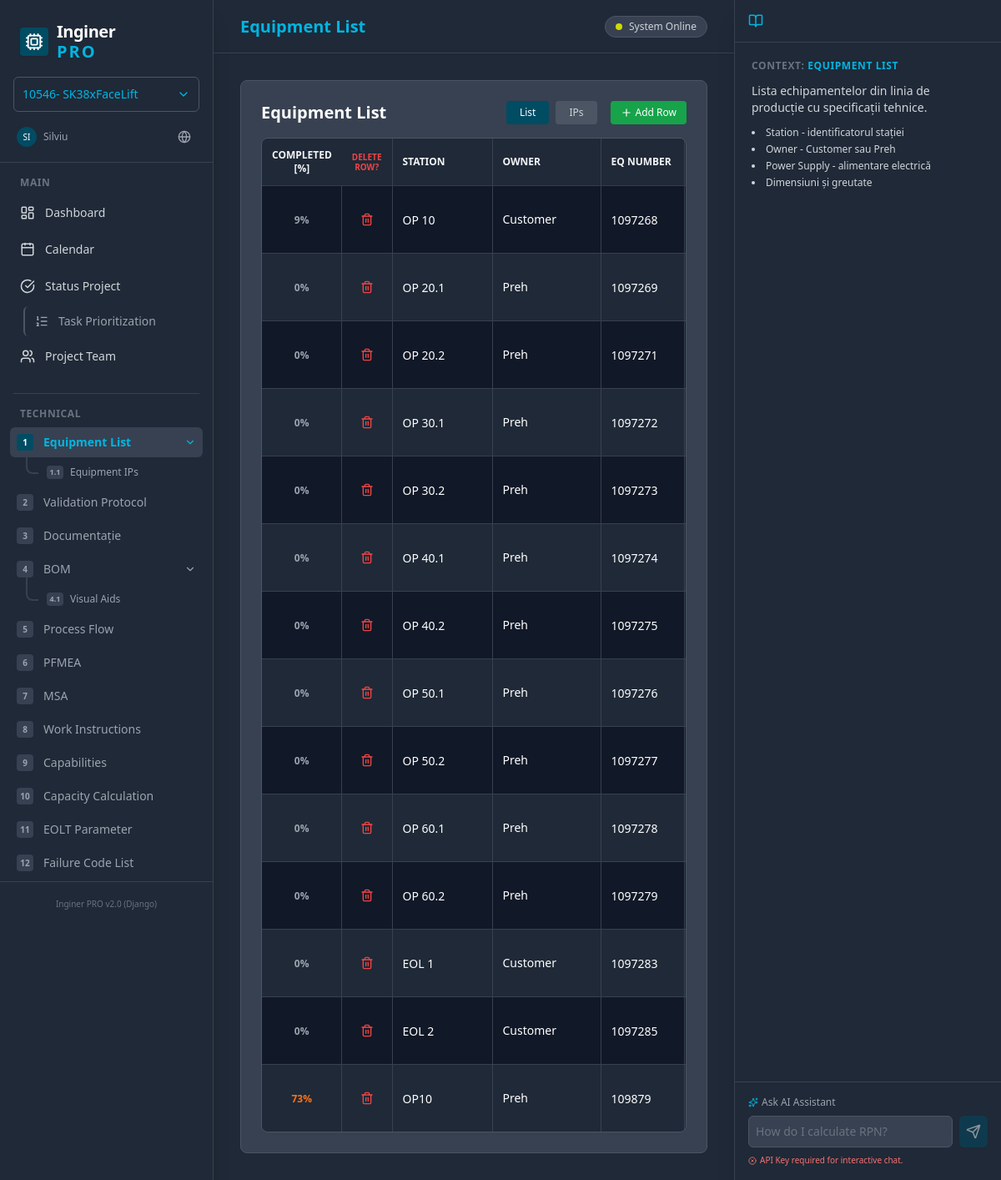
/equipment/, run on an earlier commit of the app's database.
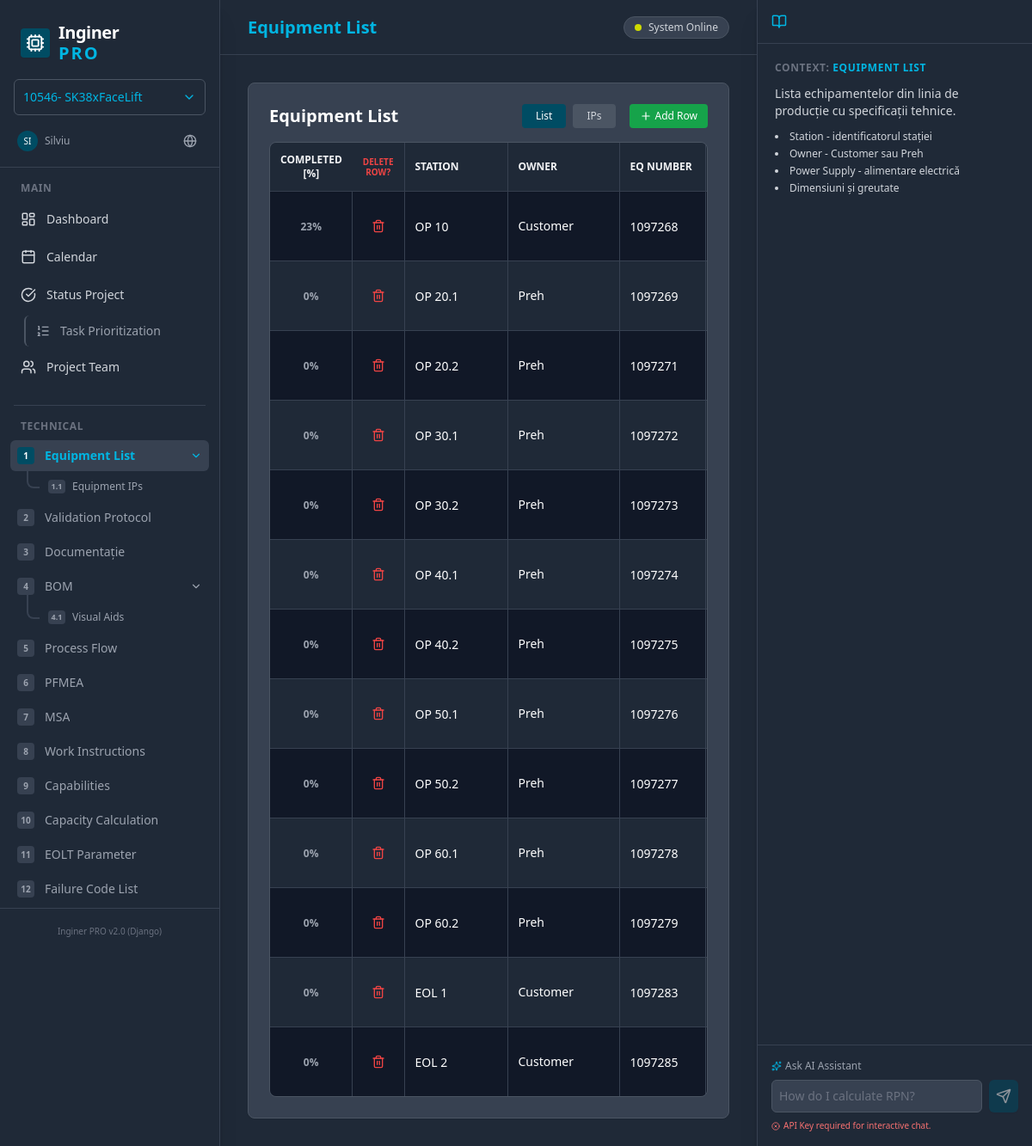
And on a later commit of the database.
### core/models.py (models this page shows, shortened)
class Equipment(models.Model):
    OWNER_CHOICES = [
        ('Customer', 'Customer'),
        ('Preh', 'Preh'),
    ]
    station = models.CharField(max_length=50)
    owner = models.CharField(max_length=50, choices=OWNER_CHOICES)
    eq_number = models.CharField(max_length=50, verbose_name="Equipment Number")
    power_supply = models.CharField(max_length=100)
    power_kw = models.CharField(max_length=20, blank=True)
    air_supply_bar = models.CharField(max_length=20, default='no')
    air_supply_diam = models.CharField(max_length=20, default='no')
    height = models.CharField(max_length=50, blank=True, verbose_name="Inaltime [mm]")
    width = models.CharField(max_length=50, blank=True, verbose_name="Latime [mm]")
    length = models.CharField(max_length=50, blank=True, verbose_name="Lungime [mm]")
    weight = models.CharField(max_length=50, blank=True, verbose_name="Greutate [kg]")
    photo_front = models.URLField(blank=True, verbose_name="Front Photo URL")
    photo_tag = models.URLField(blank=True, verbose_name="Tag Photo URL")
    class Meta:
        ordering = ['id']
        verbose_name_plural = "Equipment"
    def get_validation_progress(self):
        from core.models import ValidationChecklistItem
        total_items = ValidationChecklistItem.objects.count()
        if total_items == 0:
            return 0
        ok_count = self.validation_results.filter(status='OK').count()
        return round((ok_count / total_items) * 100)

### core/views.py (the view)
# urls.py: path('equipment/', views.equipment, name='equipment'),
def equipment(request):
    equipment_list = Equipment.objects.all()
    dropdown_options = {
        'owners': ['Customer', 'Preh'],
        'power_supply': ['AC 220V 50HZ single phase', 'AC 400V 50Hz 3~/N/PE - max. 32A', 'DC 24V'],
        'power_kw': ['', '1', '1.5', '2', '2.5', '3'],
        'air_supply_bar': ['no', '6', '8'],
        'air_supply_diam': ['no', '12', '16'],
    }
    context = {
        'active_view': 'equipment',
        'page_title': 'Equipment List',
        'equipment_list': equipment_list,
        'dropdown_options': dropdown_options,
    }
    return render(request, 'equipment_list.html', context)

### templates/equipment_list.html (shortened to what this page needs)
{% extends 'base.html' %}
{% block content %}
<div class="bg-gray-700 rounded-lg border border-gray-600 shadow-sm p-6 overflow-hidden flex flex-col h-full relative">
    <div class="flex justify-between items-center mb-4">
        <h2 class="text-xl font-bold text-white">Equipment List</h2>
        <div class="flex items-center gap-2">
            <a href="{% url 'equipment' %}" class="px-4 py-1.5 bg-preh-petrol text-white rounded text-xs font-medium">List</a>
            <a href="{% url 'equipment_ips' %}" class="px-4 py-1.5 bg-gray-600 text-gray-300 rounded text-xs font-medium hover:bg-gray-500">IPs</a>
            <button id="add-row-btn" hx-post="{% url 'equipment_add' %}" hx-target="#equipment-tbody" hx-swap="beforeend" class="flex items-center gap-1 px-3 py-1.5 bg-green-600 hover:bg-green-700 text-white rounded text-xs font-medium transition-colors ml-2"><i data-lucide="plus" class="w-3.5 h-3.5"></i> Add Row</button>
        </div>
    </div>
    <div class="flex-1 overflow-auto border border-gray-600 rounded-lg">
        <table class="w-full text-sm text-left border-collapse">
            <thead class="bg-gray-800 text-gray-100 font-semibold sticky top-0 shadow-sm z-10">
                <tr>
                    <th class="p-3 border-b border-gray-700 w-24 text-center uppercase text-xs">Completed [%]</th>
                    <th class="p-3 border-b border-gray-700 w-12 text-center text-[10px] leading-tight text-red-500 border-r border-gray-700 uppercase">Delete Row?</th>
                    <th class="p-3 border-b border-gray-700 min-w-[120px] border-r border-gray-700 uppercase text-xs">Station</th>
                    <th class="p-3 border-b border-gray-700 min-w-[130px] border-r border-gray-700 uppercase text-xs">Owner</th>
                    <th class="p-3 border-b border-gray-700 min-w-[100px] border-r border-gray-700 uppercase text-xs">EQ Number</th>
                    <th class="p-3 border-b border-gray-700 min-w-[200px] border-r border-gray-700 uppercase text-xs">Power Supply</th>
                </tr>
            </thead>
            <tbody id="equipment-tbody" class="divide-y divide-gray-700">
                {% for equip in equipment_list %}
                <tr id="equipment-row-{{ equip.id }}" class="transition-colors group {% cycle 'bg-gray-900' 'bg-gray-800' %}">
                    <td class="p-2 text-center border-r border-gray-700">{% with progress=equip.get_validation_progress %}<span id="progress-{{ equip.id }}" class="text-xs font-bold {% if progress == 100 %}text-green-500{% elif progress >= 50 %}text-orange-500{% else %}text-gray-400{% endif %}">{{ progress }}%</span>{% endwith %}</td>
                    <td class="p-0 text-center border-r border-gray-700"><button onclick="confirmDelete({{ equip.id }}, '{{ equip.station }}')" class="p-2 text-red-500 transition-opacity hover:bg-red-900/20 rounded-full m-1"><i data-lucide="trash-2" class="w-4 h-4"></i></button></td>
                    <td class="p-0 border-r border-gray-700"><input class="w-full h-full p-3 bg-transparent text-white focus:bg-gray-700 focus:outline-none" type="text" value="{{ equip.station }}" hx-post="{% url 'equipment_update' equip.id %}" hx-trigger="change" hx-vals='{"field": "station"}' hx-swap="none" name="value"></td>
                    <td class="p-0 border-r border-gray-700"><select class="w-full h-full p-3 bg-transparent text-white focus:bg-gray-700 focus:outline-none appearance-none" hx-post="{% url 'equipment_update' equip.id %}" hx-trigger="change" hx-vals='{"field": "owner"}' hx-swap="none" name="value"><option value="" class="bg-gray-800">-</option><option value="Customer" class="bg-gray-800" {% if equip.owner == 'Customer' %}selected{% endif %}>Customer</option><option value="Preh" class="bg-gray-800" {% if equip.owner == 'Preh' %}selected{% endif %}>Preh</option></select></td>
                    <td class="p-0 border-r border-gray-700"><input class="w-full h-full p-3 bg-transparent text-white focus:bg-gray-700 focus:outline-none" type="text" value="{{ equip.eq_number }}" hx-post="{% url 'equipment_update' equip.id %}" hx-trigger="change" hx-vals='{"field": "eq_number"}' hx-swap="none" name="value"></td>
                    <td class="p-0 border-r border-gray-700"><select class="w-full h-full p-3 bg-transparent text-white focus:bg-gray-700 focus:outline-none appearance-none" hx-post="{% url 'equipment_update' equip.id %}" hx-trigger="change" hx-vals='{"field": "power_supply"}' hx-swap="none" name="value"><option value="" class="bg-gray-800">-</option><option value="AC 220V 50HZ single phase" class="bg-gray-800" {% if equip.power_supply == 'AC 220V 50HZ single phase' %}selected{% endif %}>AC 220V 50HZ single phase</option><option value="AC 400V 50Hz 3~/N/PE - max. 32A" class="bg-gray-800" {% if equip.power_supply == 'AC 400V 50Hz 3~/N/PE - max. 32A' %}selected{% endif %}>AC 400V 50Hz 3~/N/PE - max. 32A</option><option value="DC 24V" class="bg-gray-800" {% if equip.power_supply == 'DC 24V' %}selected{% endif %}>DC 24V</option></select></td>
                </tr>
                {% empty %}
                <tr><td colspan="15" class="p-8 text-center text-gray-400">No equipment found. Click "+ Add Row" to add equipment.</td></tr>
                {% endfor %}
            </tbody>
        </table>
    </div>
</div>
{% endblock %}

What changed in the data, as far as the page shows it:
removed Equipment: get_validation_progress "73", value "OP10", value "Preh", value "109879", value "AC 220V 50HZ single phase"
changed Equipment "OP 10": get_validation_progress "9" → "23"
